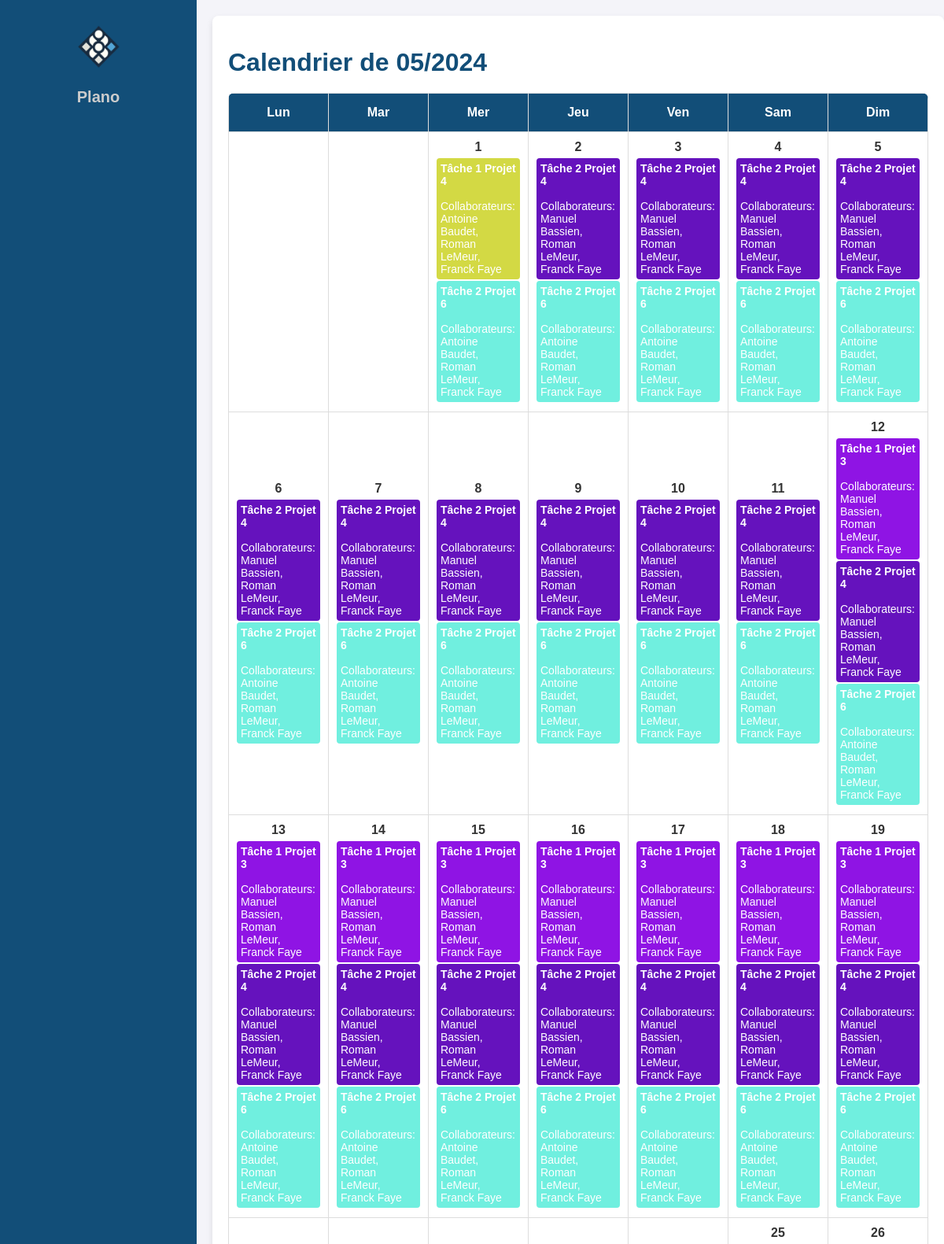
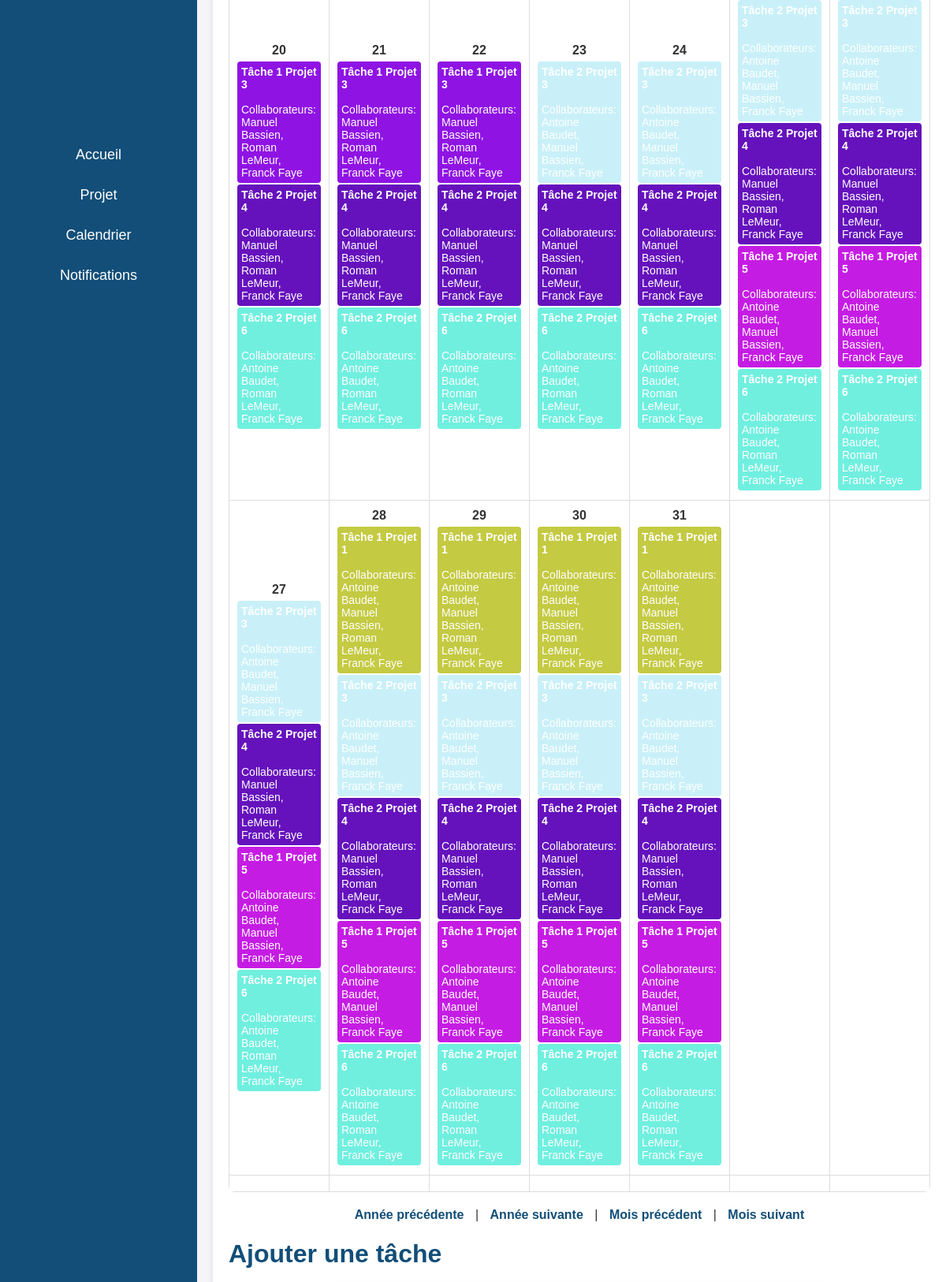
Screenshot of /Calendrier.php (signed in, upper part) with the database file from the repository (2 pictures, top to bottom).
### tables this page shows
CREATE TABLE Tache (
    ID_Tache INT AUTO_INCREMENT PRIMARY KEY,
    Titre VARCHAR(255),
    Debut DATE,
    Fin DATE,
    Collaborateur INT,
    Projet INT,
    état bit,
    FOREIGN KEY (Collaborateur) REFERENCES Collaborateur(ID_Collaborateur),
    FOREIGN KEY (Projet) REFERENCES Projet(ID_Projet)
);

### Calendrier.php (the view, shortened to what this page needs)
<?php
include('config.php');
function getTasks($conn, $date) {
    $nomUtilisateur = $_SESSION['nom'];
    $sql = "SELECT Tache.*, GROUP_CONCAT(Collaborateur.Nom SEPARATOR ', ') as Collaborateurs
            FROM Tache
            LEFT JOIN Tache_Collaborateur ON Tache.ID_Tache = Tache_Collaborateur.ID_Tache
            LEFT JOIN Collaborateur ON Tache_Collaborateur.ID_Collaborateur = Collaborateur.ID_Collaborateur
            WHERE '$date' BETWEEN Debut AND Fin
            AND EXISTS (
                SELECT 1
                FROM Tache_Collaborateur
                JOIN Collaborateur ON Tache_Collaborateur.ID_Collaborateur = Collaborateur.ID_Collaborateur
                WHERE Tache_Collaborateur.ID_Tache = Tache.ID_Tache
                AND Collaborateur.Nom = '$nomUtilisateur'
            )
            GROUP BY Tache.ID_Tache";
    $result = $conn->query($sql);
    $tasks = [];
    if ($result->num_rows > 0) {
        while($row = $result->fetch_assoc()) {
            $tasks[] = $row;
        }
    }
    return $tasks;
}
function generateColorFromId($id) {
    $hash = md5($id);
    $color = substr($hash, 0, 6);
    return '#' . $color;
}
function generateCalendar($conn, $year, $month) {
    $calendar = '<table class="calendar-table">';
    $calendar .= '<thead><tr><th>Lun</th><th>Mar</th><th>Mer</th><th>Jeu</th><th>Ven</th><th>Sam</th><th>Dim</th></tr></thead>';
    $calendar .= '<tbody>';
    $firstDayOfMonth = new DateTime("$year-$month-01");
    $firstDayOfMonth->modify('first day of this month');
    $daysInMonth = $firstDayOfMonth->format('t');
    $firstDayOfWeek = ($firstDayOfMonth->format('N') + 6) % 7;
    $date = 1 - $firstDayOfWeek;
    for ($i = 0; $i < 6; $i++) {
        $calendar .= '<tr>';
        for ($j = 0; $j < 7; $j++) {
            if ($date > 0 && $date <= $daysInMonth) {
                $currentDate = "$year-$month-" . str_pad($date, 2, '0', STR_PAD_LEFT);
                $tasks = getTasks($conn, $currentDate);
                $calendar .= '<td>';
                $calendar .= "<div class='date'>$date</div>";
                foreach ($tasks as $task) {
                    $color = generateColorFromId($task['ID_Tache']);
                    $calendar .= "<div class='task' style='background-color: $color'>";
                    $calendar .= "<strong>{$task['Titre']}</strong><br>";
                    $calendar .= "<span>Collaborateurs: {$task['Collaborateurs']}</span>";
                    $calendar .= "</div>";
                }
                $calendar .= '</td>';
            } else {
                $calendar .= '<td></td>';
            }
            $date++;
        }
        $calendar .= '</tr>';
    }
    $calendar .= '</tbody>';
    $calendar .= '</table>';
    return $calendar;
}
$year = date('Y');
$month = date('m');
?>
<!DOCTYPE html>
<html lang="fr">
<head>
    <link rel="stylesheet" href="calendar.css">
    <link href="https://cdn.jsdelivr.net/npm/select2@4.1.0-rc.0/dist/css/select2.min.css" rel="stylesheet" />
    <link rel="stylesheet" href="https://code.jquery.com/ui/1.12.1/themes/base/jquery-ui.css">
</head>
<body>
    <div class="navbar">
        <div class="logo">
            <img src="image/logofirst.png" alt="Logo">
            <h1>Plano</h1>
        </div>
        <ul>
            <li><a href="page.php">Accueil</a></li>
            <li><a href="projet.php">Projet</a></li>
            <li><a href="Calendrier.php">Calendrier</a></li>
            <li><a href="Alerte.php">Notifications</a></li>
        </ul>
    </div>
    <div class="main-container">
        <div class="main-content">
            <h1>Calendrier de <?php echo "$month/$year" ?></h1>
            <?php echo generateCalendar($conn, $year, $month); ?>
            <div class="calendar-navigation">
                <a href="?year=<?php echo $year - 1; ?>&month=<?php echo $month; ?>">Année précédente</a> |
                <a href="?year=<?php echo $year + 1; ?>&month=<?php echo $month; ?>">Année suivante</a> |
                <a href="?year=<?php echo $year; ?>&month=<?php echo $month - 1; ?>">Mois précédent</a> |
                <a href="?year=<?php echo $year; ?>&month=<?php echo $month + 1; ?>">Mois suivant</a>
            </div>
            <h1>Ajouter une tâche</h1>
        </div>
    </div>
</body>
</html>

### Calendar.css (style rules this page uses)
body { margin: 0; font-family: Arial, sans-serif; background-color: #f4f4f9; color: #333; }
.navbar { width: 250px; position: fixed; top: 0; left: 0; height: 100%; background-color: #124E78; color: white; display: flex; flex-direction: column; justify-content: space-between; }
.navbar ul { list-style-type: none; padding: 0; }
.navbar ul li { padding: 15px; text-align: center; font-size: 18px; }
.navbar ul li a { color: white; text-decoration: none; display: block; }
.main-content { margin-left: 270px; padding: 20px; background-color: white; border-radius: 8px; box-shadow: 0 4px 8px rgba(0, 0, 0, 0.1); max-width: 1200px; margin-top: 20px; }
h1 { color: #124E78; margin-bottom: 20px; }
.calendar-table { width: 100%; border-collapse: collapse; margin-bottom: 20px; background-color: #fff; border-radius: 8px; overflow: hidden; }
.calendar-table th, .calendar-table td { width: 14.28%; border: 1px solid #ddd; text-align: center; padding: 10px; transition: background-color 0.3s ease; }
.calendar-table th { background-color: #124E78; color: white; padding: 15px; }
.date { font-weight: bold; margin-bottom: 5px; font-size: 16px; }
.task { background-color: #2ecc71; color: white; margin: 2px 0; padding: 5px; border-radius: 4px; font-size: 14px; text-align: left; }
.task strong { display: block; }
.calendar-navigation { text-align: center; margin-bottom: 20px; }
.calendar-navigation a { color: #124E78; text-decoration: none; margin: 0 10px; font-weight: bold; transition: color 0.3s ease; }
.navbar .logo { text-align: center; padding: 20px; }
.navbar .logo img { width: 80px; height: auto; }
.navbar .logo h1 { font-size: 20px; margin: 10px 0 0; color: #ccc; }

### rows the page displays
tache: Titre "Tâche 1 Projet 4", Collaborateurs "Antoine Baudet, Roman LeMeur, Franck Faye"
tache: Titre "Tâche 2 Projet 6", Collaborateurs "Antoine Baudet, Roman LeMeur, Franck Faye"
tache: Titre "Tâche 2 Projet 4", Collaborateurs "Manuel Bassien, Roman LeMeur, Franck Faye"
tache: Titre "Tâche 1 Projet 3", Collaborateurs "Manuel Bassien, Roman LeMeur, Franck Faye"
tache: Titre "Tâche 2 Projet 3", Collaborateurs "Antoine Baudet, Manuel Bassien, Franck Faye"
tache: Titre "Tâche 1 Projet 5", Collaborateurs "Antoine Baudet, Manuel Bassien, Franck Faye"
tache: Titre "Tâche 1 Projet 1", Collaborateurs "Antoine Baudet, Manuel Bassien, Roman LeMeur, Franck Faye"

### other values shown
$month "05"
$year "2024"
